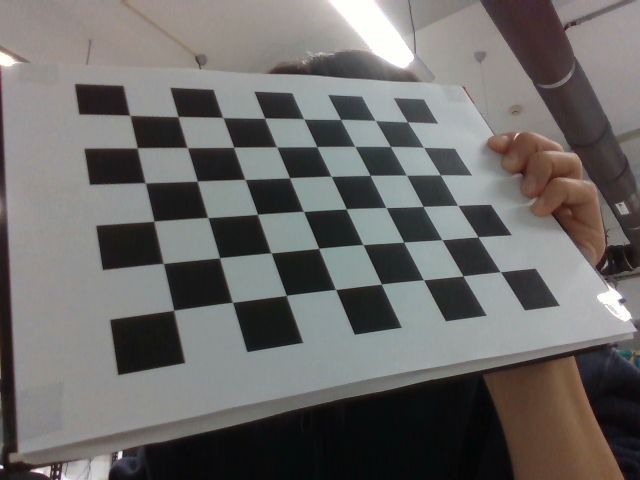
#> input picture PartA/frames/frame-0_Color.png, 640 x 480 px; its folder holds only this picture in this run
$ python camera_calib.py
#> lines starting #> are read from the running program, lines starting #| are printed output that depends on the picture; long printed decimals are rounded

import cv2 as cv
import numpy as np
import os
import glob

DIR = os.path.dirname(__file__).replace("\\", "/")

def CameraCalib(imgs):
    pattern_h = 8
    pattern_w = 6

    per_objpoints = np.zeros([pattern_h * pattern_w, 3], dtype=np.float32)
    per_objpoints[:, :2] = np.mgrid[:pattern_h, :pattern_w] \
                           .transpose().reshape([-1, 2])

    objpoints = list()
    imgpoints = list()

    for img in imgs:
        gray = cv.cvtColor(img, cv.COLOR_RGB2GRAY)

        ret, corners = cv.findChessboardCorners(
            gray, (pattern_h, pattern_w), None)

        if not ret:
            continue

        objpoints.append(per_objpoints)

        corners = cv.cornerSubPix(gray, corners, [11, 11], [-1, -1],
            [cv.TERM_CRITERIA_EPS + cv.TERM_CRITERIA_MAX_ITER, 40, 0.001])

        imgpoints.append(corners)

    ret, camera_mat, camera_distort, rvecs, tvecs = cv.calibrateCamera(
        objpoints, imgpoints, gray.shape[::-1], None, None)

    return camera_mat, camera_distort

def UndistortImages(imgs, camera_mat, camera_distort):
    undistorted_imgs = list()

    for img in imgs:
        h, w = img.shape[:2]

        new_camera_mat, roi = cv.getOptimalNewCameraMatrix(
            camera_mat, camera_distort, (w, h), 1, (w, h))

        undistorted_img = cv.undistort(
            img, camera_mat, camera_distort, None, new_camera_mat)

        x, y, w, h = roi

        undistorted_img = undistorted_img[y:y+h, x:x+w]
        undistorted_imgs.append(undistorted_img)

    return undistorted_imgs

def main():
    dir1 = f"frames"
    dir2 = f"frames_extra"

    dir = dir1
    path = f"{DIR}/{dir}/frame-*.png"

    filenames = glob.glob(path)

    imgs = [cv.imread(filename) for filename in filenames]
#> imgs = 1 item

    camera_mat, camera_distort = CameraCalib(imgs)
#> the loop in CameraCalib, `for img in imgs:` made 1 pass
#> ret on pass 1: True
#> pass 1, in CameraCalib, `gray = cv.cvtColor(img, cv.COLOR_RGB2GRAY)`:
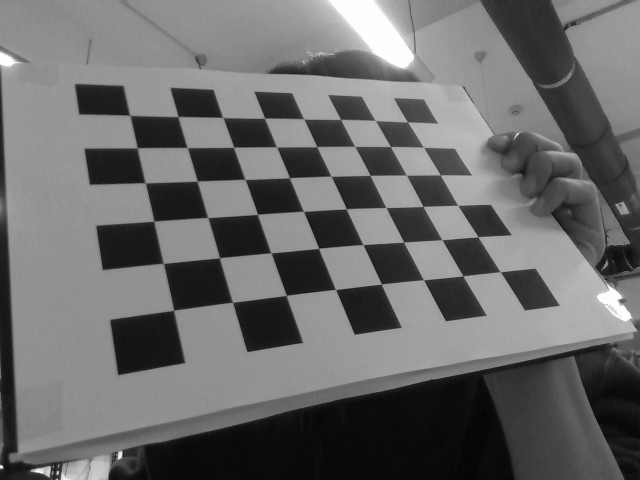
#> gray: shape (480, 640); min 4, max 255, mean 105.9
#> in CameraCalib, `ret, camera_mat, camera_distort, rvecs, tvecs = cv.calibrateCamera( ob..`: ret = 0.358; camera_mat = [[506.6, 0, 332], [0, 575.8, 406.8], [0, 0, 1]]; camera_distort = [[-0.0393, 0.157, 0.0318, -0.00102, -0.0804]]; rvecs = ([-0.509, -0.325, -0.274],); tvecs = ([-4.34, -5.66, 10.59],)
#> camera_mat = [[506.6, 0, 332], [0, 575.8, 406.8], [0, 0, 1]]; camera_distort = [[-0.0393, 0.157, 0.0318, -0.00102, -0.0804]]

    print(f"camera_mat =\n{camera_mat}")
#| camera_mat =
#| [[506.570   0.         331.953]
#|  [  0.         575.836  406.829]
#|  [  0.           0.           1.        ]]
    print(f"camera_distort =\n{camera_distort}")
#| camera_distort =
#| [[-0.03928  0.157  0.03182 -0.001017 -0.08042]]

    np.save(f"{DIR}/camera_params.npy", {"camera_mat": camera_mat,
                                         "camera_distort": camera_distort})

    undistorted_imgs = UndistortImages(imgs, camera_mat, camera_distort)
#> the loop in UndistortImages, `for img in imgs:` made 1 pass
#> (new_camera_mat, roi, x, y) on pass 1: ([[500.3, 0, 330.6], [0, 548, 411.1], [0, 0, 1]], (8, 3, 624, 468), 8, 3)
#> pass 1, in UndistortImages, `undistorted_img = cv.undistort( img, camera_mat, camera_distort, None,..`:
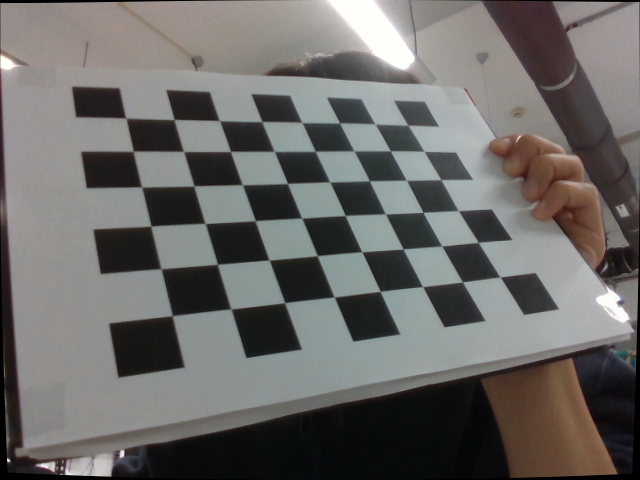
#> undistorted_img: shape (480, 640, 3); mean B, G, R 103.7, 105.6, 107.1
#> pass 1, in UndistortImages, `undistorted_img = undistorted_img[y:y+h, x:x+w]`:
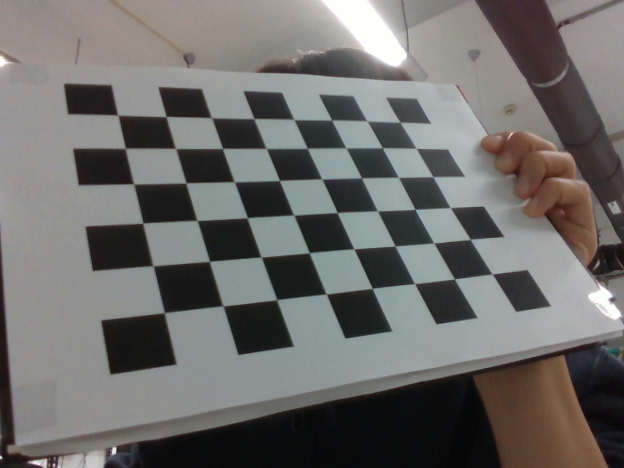
#> undistorted_img: shape (468, 624, 3); mean B, G, R 106.2, 108.1, 109.6
#> after the loop in UndistortImages, `for img in imgs:`: undistorted_imgs = 1 item
#> undistorted_imgs = 1 item

    for filename, undistorted_img in zip(filenames, undistorted_imgs):
        filename = f"{DIR}/undistorted_{dir}/undistorted-{os.path.basename(filename)}"

        print(filename)

        cv.imwrite(filename, undistorted_img)
#> this loop made 1 pass
#| PartA/undistorted_frames/undistorted-frame-0_Color.png

if __name__ == "__main__":
    main()

$ run again, on PartA/frames/frame-13_Color.png
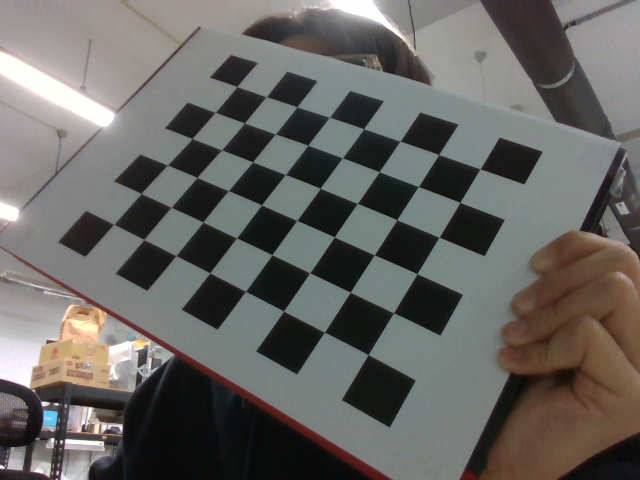
#> input picture PartA/frames/frame-13_Color.png, 640 x 480 px
#> imgs = 1 item
#> the loop in CameraCalib, `for img in imgs:` made 1 pass
#> ret on pass 1: True
#> in CameraCalib, `ret, camera_mat, camera_distort, rvecs, tvecs = cv.calibrateCamera( ob..`: ret = 0.387; camera_mat = [[350.8, 0, 425], [0, 281.1, 178.6], [0, 0, 1]]; camera_distort = [[-0.0937, 0.174, 0.0112, -0.00578, -0.0997]]; rvecs = ([-0.254, 0.187, 0.449],); tvecs = ([-5, -3.08, 9.21],)
#> in main, `camera_mat, camera_distort = CameraCalib(imgs)`: camera_mat = [[350.8, 0, 425], [0, 281.1, 178.6], [0, 0, 1]]; camera_distort = [[-0.0937, 0.174, 0.0112, -0.00578, -0.0997]]
#| camera_mat =
#| [[350.755   0.         424.986]
#|  [  0.         281.133 178.568]
#|  [  0.           0.           1.        ]]
#| camera_distort =
#| [[-0.09365  0.1741  0.01116 -0.005776 -0.09968]]
#> the loop in UndistortImages, `for img in imgs:` made 1 pass
#> (new_camera_mat, roi, x, y) on pass 1: ([[189.7, 0, 517.8], [0, 159.4, 297.1], [0, 0, 1]], (288, 196, 346, 270), 288, 196)
#> pass 1, in UndistortImages, `undistorted_img = cv.undistort( img, camera_mat, camera_distort, None,..`:
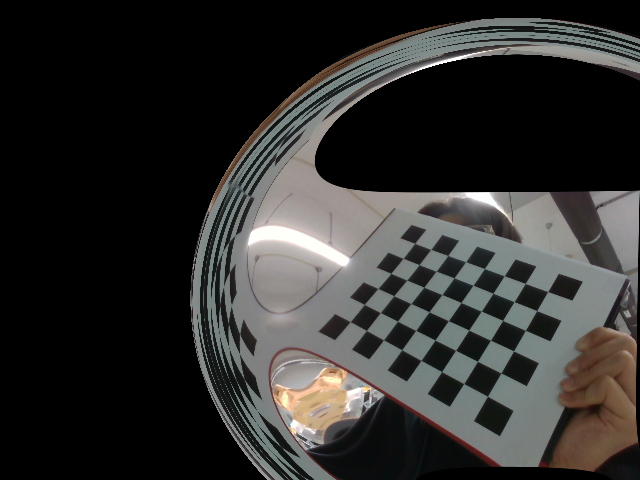
#> undistorted_img: shape (480, 640, 3); mean B, G, R 45.7, 47.4, 47.9
#> pass 1, in UndistortImages, `undistorted_img = undistorted_img[y:y+h, x:x+w]`:
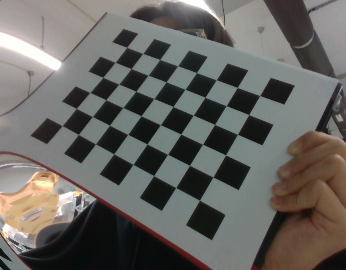
#> undistorted_img: shape (270, 346, 3); mean B, G, R 96.8, 100.9, 102.7
#> after the loop in UndistortImages, `for img in imgs:`: undistorted_imgs = 1 item
#> the loop in main, `for filename, undistorted_img in zip(filenames, undistorted_imgs):` made 1 pass
#| PartA/undistorted_frames/undistorted-frame-13_Color.png

$ run again, on PartA/frames/frame-14_Color.png
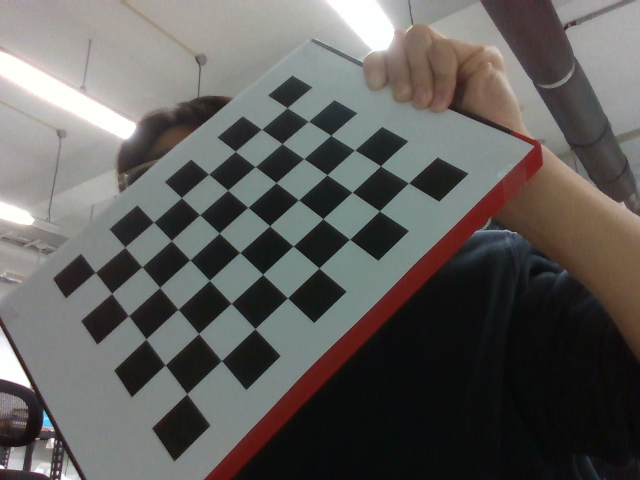
#> input picture PartA/frames/frame-14_Color.png, 640 x 480 px
#> imgs = 1 item
#> the loop in CameraCalib, `for img in imgs:` made 1 pass
#> ret on pass 1: True
#> pass 1, in CameraCalib, `gray = cv.cvtColor(img, cv.COLOR_RGB2GRAY)`:
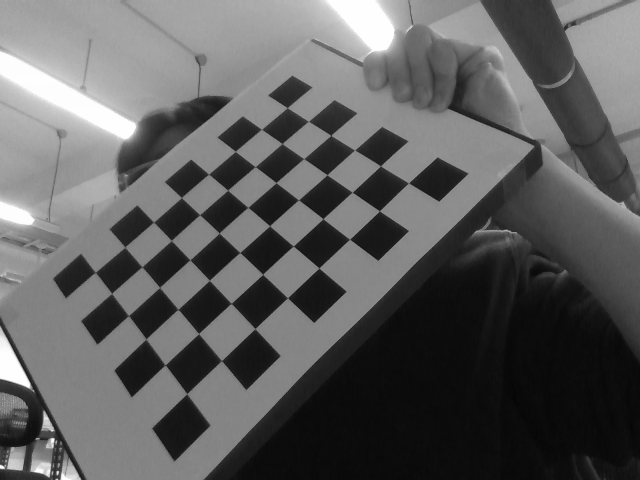
#> gray: shape (480, 640); min 5, max 255, mean 93.9
#> in CameraCalib, `ret, camera_mat, camera_distort, rvecs, tvecs = cv.calibrateCamera( ob..`: ret = 0.387; camera_mat = [[607.6, 0, 325.4], [0, 635.7, 284.7], [0, 0, 1]]; camera_distort = [[0.191, -2.61, 0.0221, 0.0108, 11.46]]; rvecs = ([-0.661, 0.0504, -0.773],); tvecs = ([-6.21, -0.363, 16.31],)
#> in main, `camera_mat, camera_distort = CameraCalib(imgs)`: camera_mat = [[607.6, 0, 325.4], [0, 635.7, 284.7], [0, 0, 1]]; camera_distort = [[0.191, -2.61, 0.0221, 0.0108, 11.46]]
#| camera_mat =
#| [[607.618   0.         325.401]
#|  [  0.         635.722  284.734]
#|  [  0.           0.           1.        ]]
#| camera_distort =
#| [[ 1.91206119e-01 -2.61173083e+00  2.21310738e-02  1.08364844e-02
#|    1.14568819e+01]]
#> the loop in UndistortImages, `for img in imgs:` made 1 pass
#> (new_camera_mat, roi, x, y) on pass 1: ([[645.5, 0, 326.7], [0, 640.2, 287.7], [0, 0, 1]], (129, 122, 400, 323), 129, 122)
#> pass 1, in UndistortImages, `undistorted_img = undistorted_img[y:y+h, x:x+w]`:
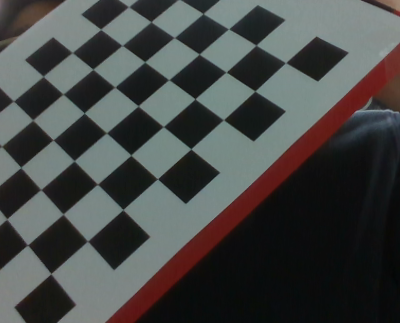
#> undistorted_img: shape (323, 400, 3); mean B, G, R 69.9, 71.3, 69.3
#> after the loop in UndistortImages, `for img in imgs:`: undistorted_imgs = 1 item
#> the loop in main, `for filename, undistorted_img in zip(filenames, undistorted_imgs):` made 1 pass
#| PartA/undistorted_frames/undistorted-frame-14_Color.png

$ run again, on PartA/frames/frame-15_Color.png
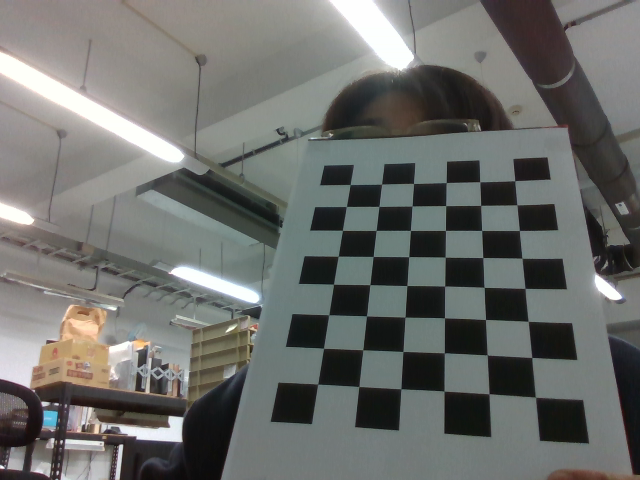
#> input picture PartA/frames/frame-15_Color.png, 640 x 480 px
#> imgs = 1 item
#> the loop in CameraCalib, `for img in imgs:` made 1 pass
#> ret on pass 1: True
#> in CameraCalib, `ret, camera_mat, camera_distort, rvecs, tvecs = cv.calibrateCamera( ob..`: ret = 0.241; camera_mat = [[523.3, 0, 375.6], [0, 431.8, 202.2], [0, 0, 1]]; camera_distort = [[0.173, -0.645, 0.0132, 0.00151, 1.06]]; rvecs = ([-0.296, 0.586, 1.56],); tvecs = ([4.11, -0.767, 15.6],)
#> in main, `camera_mat, camera_distort = CameraCalib(imgs)`: camera_mat = [[523.3, 0, 375.6], [0, 431.8, 202.2], [0, 0, 1]]; camera_distort = [[0.173, -0.645, 0.0132, 0.00151, 1.06]]
#| camera_mat =
#| [[523.285   0.         375.616 ]
#|  [  0.         431.810  202.240]
#|  [  0.           0.           1.        ]]
#| camera_distort =
#| [[ 0.1732 -0.6454  0.01321   0.001507  1.060]]
#> the loop in UndistortImages, `for img in imgs:` made 1 pass
#> (new_camera_mat, roi, x, y) on pass 1: ([[541.2, 0, 371.6], [0, 444.8, 208.5], [0, 0, 1]], (70, 17, 550, 409), 70, 17)
#> pass 1, in UndistortImages, `undistorted_img = cv.undistort( img, camera_mat, camera_distort, None,..`:
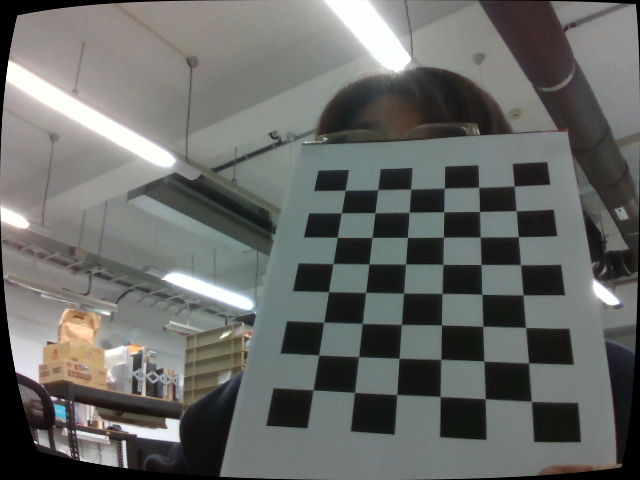
#> undistorted_img: shape (480, 640, 3); mean B, G, R 102.7, 105.6, 103.8
#> pass 1, in UndistortImages, `undistorted_img = undistorted_img[y:y+h, x:x+w]`:
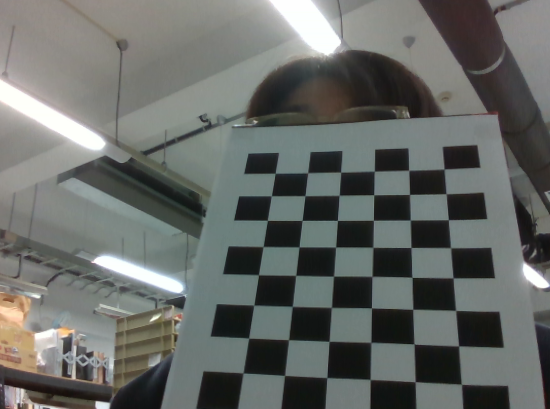
#> undistorted_img: shape (409, 550, 3); mean B, G, R 102.8, 106.2, 103
#> after the loop in UndistortImages, `for img in imgs:`: undistorted_imgs = 1 item
#> the loop in main, `for filename, undistorted_img in zip(filenames, undistorted_imgs):` made 1 pass
#| PartA/undistorted_frames/undistorted-frame-15_Color.png

$ run again, on PartA/frames/frame-10_Color.png
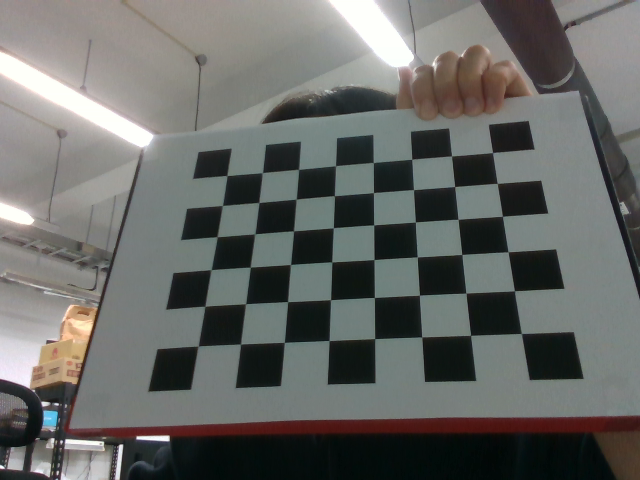
#> input picture PartA/frames/frame-10_Color.png, 640 x 480 px
#> imgs = 1 item
#> the loop in CameraCalib, `for img in imgs:` made 1 pass
#> ret on pass 1: True
#> pass 1, in CameraCalib, `gray = cv.cvtColor(img, cv.COLOR_RGB2GRAY)`:
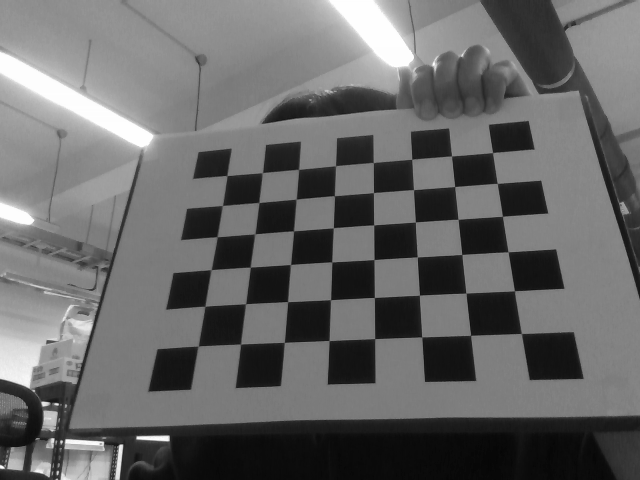
#> gray: shape (480, 640); min 5, max 255, mean 103.4
#> in CameraCalib, `ret, camera_mat, camera_distort, rvecs, tvecs = cv.calibrateCamera( ob..`: ret = 0.275; camera_mat = [[660.4, 0, 302.6], [0, 714.6, 267], [0, 0, 1]]; camera_distort = [[0.024, -0.0669, 0.0135, 0.00722, 2.93]]; rvecs = ([-0.655, 0.185, 0.00194],); tvecs = ([-2.08, -2.32, 18.06],)
#> in main, `camera_mat, camera_distort = CameraCalib(imgs)`: camera_mat = [[660.4, 0, 302.6], [0, 714.6, 267], [0, 0, 1]]; camera_distort = [[0.024, -0.0669, 0.0135, 0.00722, 2.93]]
#| camera_mat =
#| [[660.361   0.         302.570]
#|  [  0.         714.556 267.020]
#|  [  0.           0.           1.        ]]
#| camera_distort =
#| [[ 0.024 -0.06694  0.01348  0.007224  2.934]]
#> the loop in UndistortImages, `for img in imgs:` made 1 pass
#> (new_camera_mat, roi, x, y) on pass 1: ([[682.8, 0, 307.8], [0, 717.3, 269.4], [0, 0, 1]], (15, 25, 605, 437), 15, 25)
#> pass 1, in UndistortImages, `undistorted_img = undistorted_img[y:y+h, x:x+w]`:
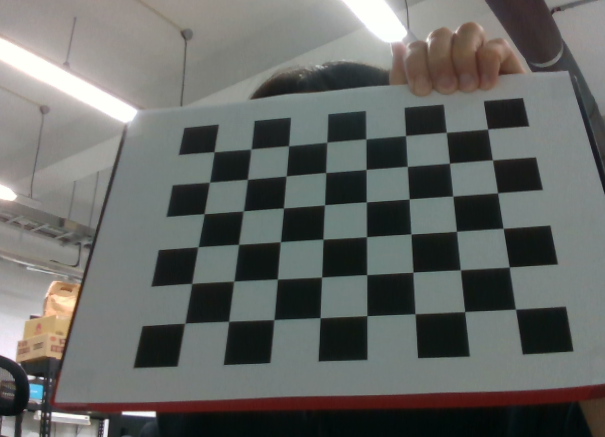
#> undistorted_img: shape (437, 605, 3); mean B, G, R 100.4, 103.5, 101.6
#> after the loop in UndistortImages, `for img in imgs:`: undistorted_imgs = 1 item
#> the loop in main, `for filename, undistorted_img in zip(filenames, undistorted_imgs):` made 1 pass
#| PartA/undistorted_frames/undistorted-frame-10_Color.png
